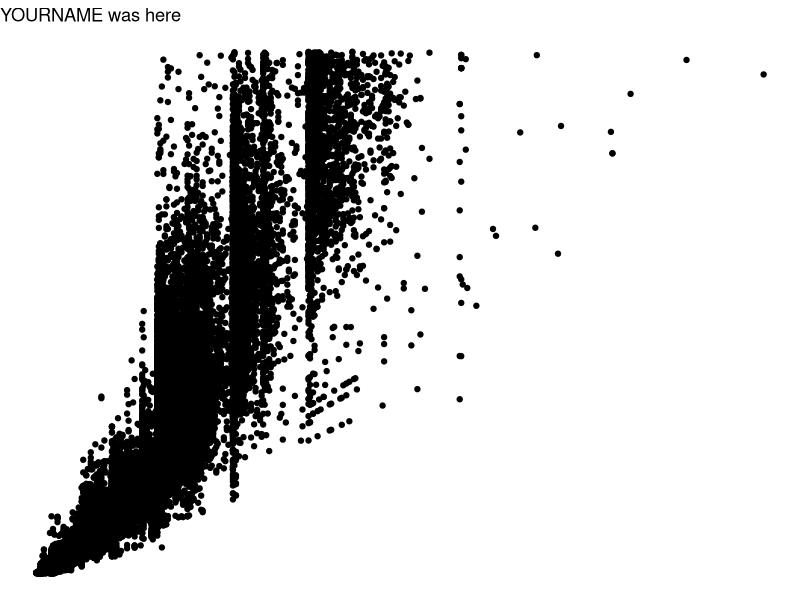
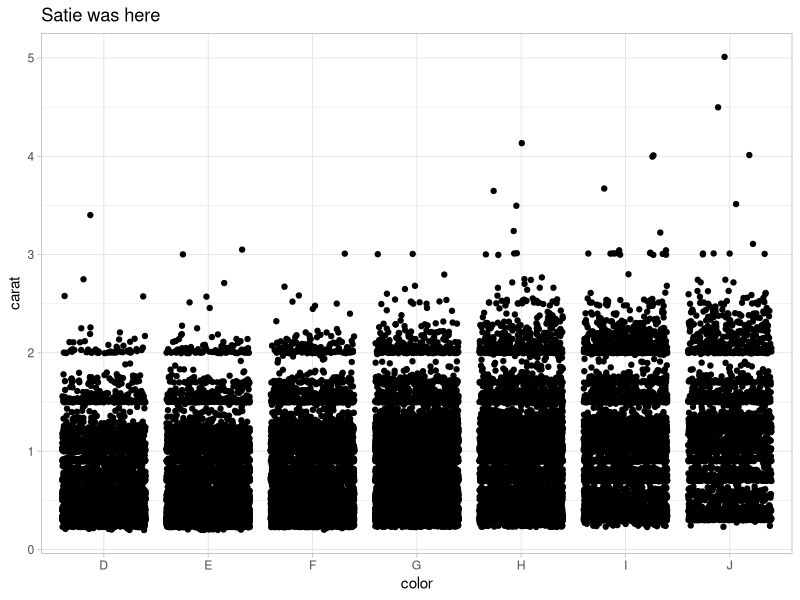
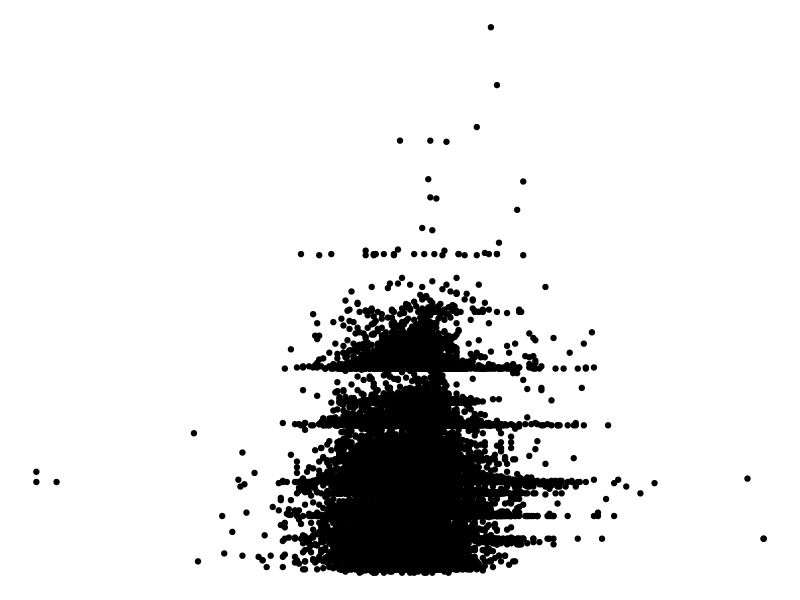

Write R code to recreate these figures, in order.
## ---- chunk 1
knitr::opts_chunk$set(echo = TRUE)
library(tidyverse)
## ---- chunk 2
# Partner 1: 
# Run the code below to see the original graph
# Change the code below to make the point color change based on 'cut', and update the theme to theme_bw(). Update the title to include your first name. 

ggplot(data = diamonds, aes(x = carat, y = price)) +
  geom_point() +
  theme_void() +
  labs(title = "YOURNAME was here")
## ---- chunk 3
# Partner 2: 
# Run the code below to see the original graph
# Change the code below to make the geom a geom_jitter, and update the theme to theme_light. Update the title to include your first name. 

ggplot(data = diamonds, aes(x = color, y = carat)) +
  geom_jitter() +
  theme_light() +
  labs(title = "Satie was here")
# try one more time!
## ---- chunk 4
ggplot(data = diamonds, aes(x = depth, y = carat)) +
  geom_point() +
  theme_void()
## ---- chunk 5
